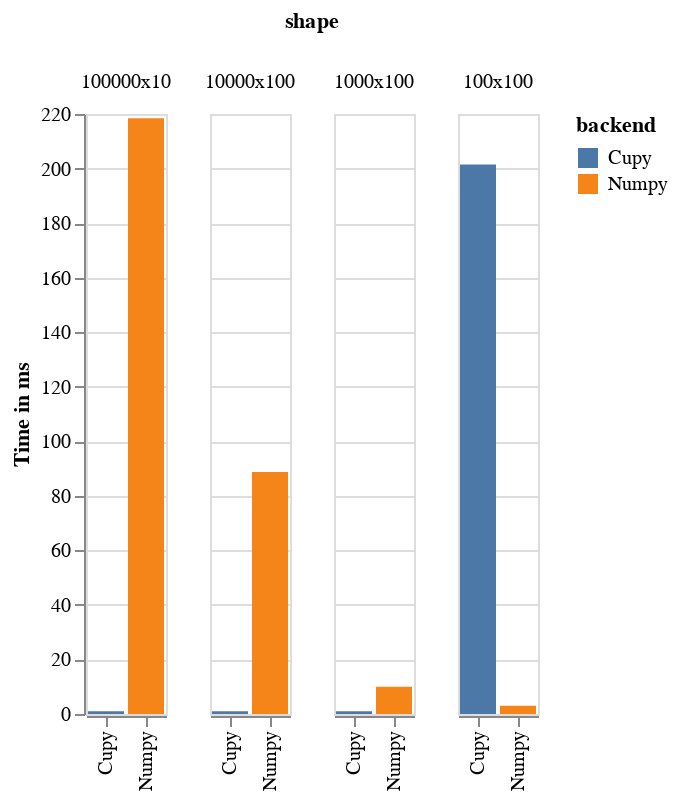

Source (notebook cell):
### Code cell
op_name = 'mean'  # name here
cnts = PerfCounters()
for backend_name, B in BACKENDS.items():
    for shape_name, inputs in INPUTS2D[backend_name].items():
        cnt_name = "%s_%s_%s" % (backend_name, op_name, shape_name)
        cnts.start(cnt_name)
        for _ in range(NUM_REPS):
            B.mean(inputs, axis=-1)  # op here
        cnts.stop(cnt_name)
        
overall_cnts.merge(cnts)
display_results(cnts)

### Figure 1 — Vega-Lite specification as saved in the notebook (floating-point values rounded to 4 significant figures)
{"config": {"view": {"continuousWidth": 400, "continuousHeight": 300}}, "data": {"name": "data-79f0f9537be857ab351cf42ff9263fa0"}, "mark": "bar", "encoding": {"color": {"type": "nominal", "field": "backend"}, "column": {"type": "nominal", "field": "shape"}, "x": {"type": "nominal", "field": "backend", "title": ""}, "y": {"type": "quantitative", "aggregate": "sum", "field": "time", "title": "Time in ms"}}, "$schema": "https://vega.github.io/schema/vega-lite/v4.0.2.json", "datasets": {"data-79f0f9537be857ab351cf42ff9263fa0": [{"shape": "100000x10", "backend": "Numpy", "time": 218.4}, {"shape": "100x100", "backend": "Cupy", "time": 201.5}, {"shape": "10000x100", "backend": "Numpy", "time": 88.76}, {"shape": "1000x100", "backend": "Numpy", "time": 9.973}, {"shape": "100x100", "backend": "Numpy", "time": 2.991}, {"shape": "1000x100", "backend": "Cupy", "time": 0.9975}, {"shape": "10000x100", "backend": "Cupy", "time": 0.9973}, {"shape": "100000x10", "backend": "Cupy", "time": 0.9971}]}}
